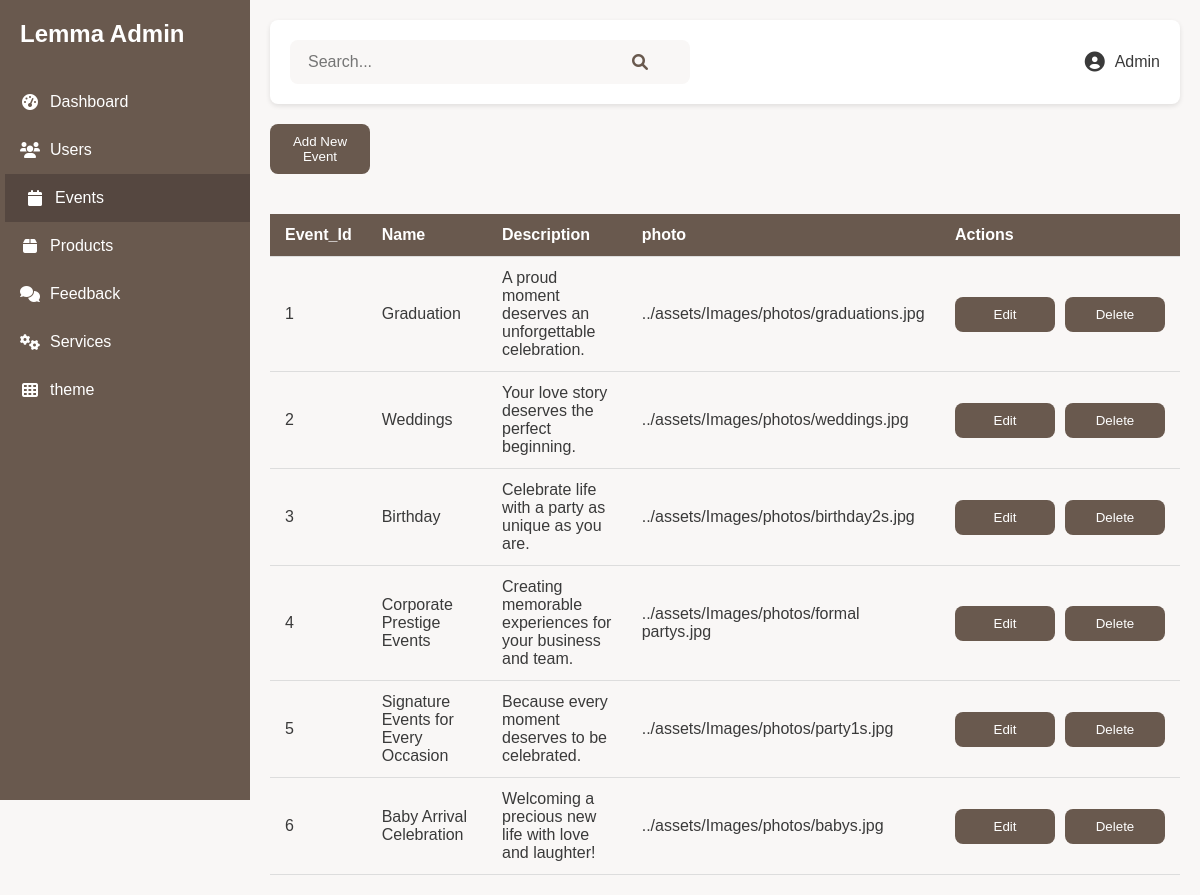
The app's page /Admin/index3.php?section=event with its own data.
### tables this page shows
CREATE TABLE `event` (
  `Event_Id` int(11) NOT NULL,
  `Name` varchar(50) NOT NULL,
  `Description` varchar(255) NOT NULL,
  `photo` varchar(255) NOT NULL
);

### Admin/index3.php (the view, shortened to what this page needs)
<?php
include '../db1.php';
$currentSection = isset($_GET['section']) ? $_GET['section'] : 'dashboard';
$search = isset($_GET['search']) ? $_GET['search'] : '';
?>
<!DOCTYPE html>
<html lang="en">
<head>
    <link rel="stylesheet" href="https://cdnjs.cloudflare.com/ajax/libs/font-awesome/6.0.0/css/all.min.css">
    <link rel="stylesheet" href="styles.css">
</head>
<body>
    <div class="admin-container">
        <aside class="sidebar">
            <div class="logo">
                <h2>Lemma Admin</h2>
            </div>
            <nav>
                <a href="?section=dashboard" class="<?php echo $currentSection === 'dashboard' ? 'active' : ''; ?>"><i class="fas fa-tachometer-alt"></i> Dashboard</a>
                <a href="?section=users" class="<?php echo $currentSection === 'users' ? 'active' : ''; ?>"><i class="fas fa-users"></i> Users</a>
                <a href="?section=event" class="<?php echo $currentSection === 'event' ? 'active' : ''; ?>"><i class="fas fa-calendar"></i> Events</a>
                <a href="?section=product" class="<?php echo $currentSection === 'product' ? 'active' : ''; ?>"><i class="fas fa-box"></i> Products</a>
                <a href="?section=feedback" class="<?php echo $currentSection === 'feedback' ? 'active' : ''; ?>"><i class="fas fa-comments"></i> Feedback</a>
                <a href="?section=services" class="<?php echo $currentSection === 'services' ? 'active' : ''; ?>"><i class="fas fa-cogs"></i> Services</a>
                <a href="?section=theme" class="<?php echo $currentSection === 'theme' ? 'active' : ''; ?>"><i class="fas fa-th"></i> theme</a>
            </nav>
        </aside>
        <main class="main-content">
            <header>
                <div class="search-bar">
                    <form method="GET">
                        <input type="text" name="search" placeholder="Search..." value="<?php echo htmlspecialchars($search); ?>">
                        <button type="submit"><i class="fas fa-search"></i></button>
                    </form>
                </div>
                <div class="admin-profile">
                    <i class="fas fa-user-circle"></i>
                    <span>Admin</span>
                </div>
            </header>
            <div class="content-section">
                <?php if (in_array($currentSection, ['event', 'services', 'theme'])): ?>
                    <button onclick="editItem('<?php echo $currentSection; ?>')" style="margin-bottom: 20px;">
                        Add New <?php echo ucfirst($currentSection); ?>
                    </button>
                <?php endif; ?>
                <?php
                switch ($currentSection) {
                    case 'event':
                        $query = "SELECT * FROM event WHERE Name LIKE ?";
                        $idColumn = 'Event_Id';
                        break;
                }
                $stmt = $conn->prepare($query);
                $searchParam = "%" . $search . "%";
                $stmt->bind_param("s", $searchParam);
                $stmt->execute();
                $result = $stmt->get_result();
                echo "<table>";
                echo "<thead><tr>";
                while ($field = $result->fetch_field()) {
                    echo "<th>" . htmlspecialchars($field->name) . "</th>";
                }
                echo "<th>Actions</th>";
                echo "</tr></thead><tbody>";
                while ($row = $result->fetch_assoc()) {
                    echo "<tr>";
                    foreach ($row as $key => $value) {
                        echo "<td>" . htmlspecialchars($value ?? '', ENT_QUOTES, 'UTF-8') . "</td>";
                    }
                    if ($currentSection === 'services' || $currentSection === 'theme' || $currentSection === 'event') {
                        echo "<td>
                       <div class=\"container\">
                            <button onclick=\"editItem('{$currentSection}', {$row[$idColumn]})\">Edit</button>
                            <button onclick=\"deleteItem('{$currentSection}', {$row[$idColumn]})\">Delete</button>
                            </div>
                        </td>";
                    } else {
                        echo "<td>
                            <button onclick=\"deleteItem('{$currentSection}', {$row[$idColumn]})\">Delete</button>
                        </td>";
                    }
                    echo "</tr>";
                }
                echo "</tbody></table>";
                ?>
            </div>
        </main>
    </div>
</body>
</html>

### Admin/styles.css (style rules this page uses)
:root { --primary-color: #69594e; --secondary-color: #f9f7f6; --hover-color: #554740; --text-color: #3a3a3a; --sidebar-width: 250px; --header-height: 60px; --border-radius: 8px; }
* { margin: 0; padding: 0; box-sizing: border-box; }
body { font-family: "Arial", sans-serif; background-color: var(--secondary-color); color: var(--text-color); }
.admin-container { display: flex; min-height: 100vh; }
.sidebar { width: var(--sidebar-width); background-color: var(--primary-color); color: white; padding: 20px 0; position: fixed; height: 100vh; overflow-y: auto; transition: transform 0.3s ease; z-index: 1000; }
.logo { padding: 0 20px; margin-bottom: 30px; }
.logo h2 { font-size: 24px; font-weight: bold; }
.sidebar nav { display: flex; flex-direction: column; }
.sidebar nav a { padding: 15px 20px; color: white; text-decoration: none; display: flex; align-items: center; transition: background-color 0.3s ease, transform 0.2s ease; font-size: 16px; }
.sidebar nav a i { margin-right: 10px; width: 20px; text-align: center; }
.sidebar nav a:hover, .sidebar nav a.active { background-color: var(--hover-color); transform: translateX(5px); }
.main-content { flex: 1; margin-left: var(--sidebar-width); padding: 20px; transition: margin-left 0.3s ease; }
header { display: flex; justify-content: space-between; align-items: center; padding: 20px; background-color: white; border-radius: var(--border-radius); margin-bottom: 20px; box-shadow: 0 2px 5px rgba(0, 0, 0, 0.1); }
.search-bar { display: flex; align-items: center; background-color: var(--secondary-color); border-radius: var(--border-radius); padding: 5px 10px; flex: 0 1 400px; }
.search-bar form { display: flex; align-items: center; width: 100%; }
.search-bar input { border: none; background: none; padding: 8px; width: 100%; outline: none; font-size: 16px; color: var(--text-color); }
.search-bar button { display: flex; align-items: center; justify-content: center; background: none; border: none; color: var(--primary-color); cursor: pointer; font-size: 18px; padding: 5px; }
.search-bar button i { font-size: 16px; }
.admin-profile { display: flex; align-items: center; gap: 10px; font-size: 16px; color: var(--text-color); }
.admin-profile i { font-size: 20px; }
table { width: 100%; border-collapse: collapse; margin-top: 20px; min-width: 600px; }
th, td { padding: 12px 15px; text-align: left; border-bottom: 1px solid #ddd; }
th { background-color: var(--primary-color); color: white; }
.container { display: flex; gap: 10px; justify-content: center; }
button { padding: 10px; width: 100px; background-color: var(--primary-color); color: white; border: none; border-radius: var(--border-radius); cursor: pointer; transition: background-color 0.3s ease, transform 0.2s ease; }

### records on screen
event: Event_Id "1", Name "Graduation", Description "A proud moment deserves an unforgettable celebration.", photo "../assets/Images/photos/graduations.jpg"
event: Event_Id "2", Name "Weddings", Description "Your love story deserves the perfect beginning.", photo "../assets/Images/photos/weddings.jpg"
event: Event_Id "3", Name "Birthday", Description "Celebrate life with a party as unique as you are.", photo "../assets/Images/photos/birthday2s.jpg"
event: Event_Id "4", Name "Corporate Prestige Events", Description "Creating memorable experiences for your business and team.", photo "../assets/Images/photos/formal partys.jpg"
event: Event_Id "5", Name "Signature Events for Every Occasion", Description "Because every moment deserves to be celebrated.", photo "../assets/Images/photos/party1s.jpg"
event: Event_Id "6", Name "Baby Arrival Celebration", Description "Welcoming a precious new life with love and laughter!", photo "../assets/Images/photos/babys.jpg"

### other values on screen
$currentSection "Event"
$field->name "Event_Id"
$field->name "Name"
$field->name "Description"
$field->name "photo"
